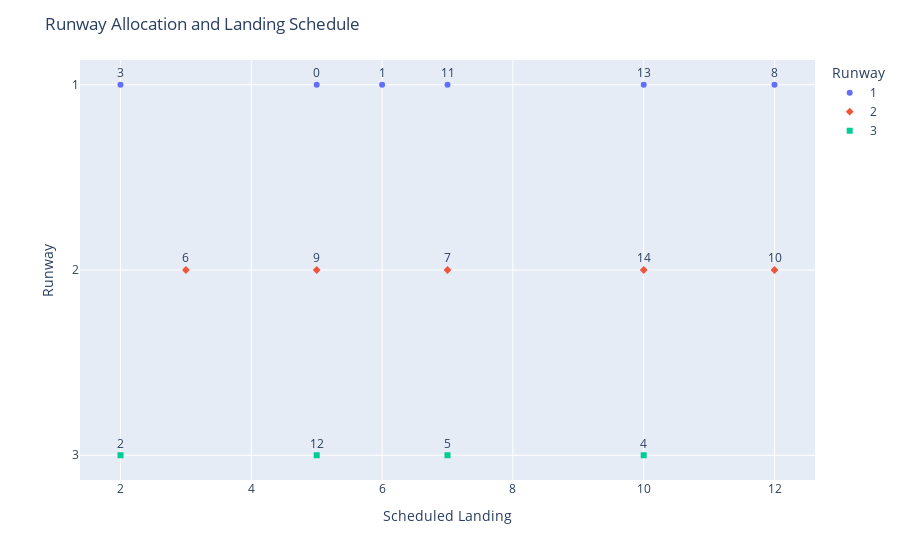

Here is the notebook cell this chart was saved with:
### Code cell
fig = px.scatter(results_df, x="Scheduled Landing", y="Runway", text="Aircraft ID",
                hover_data=list(results_df.columns), color="Runway", symbol="Runway")

fig.update_traces(textposition='top center')

fig.update_layout(
    title_text='Runway Allocation and Landing Schedule'
)

fig.show()

### Figure 1 — Plotly figure (JSON) as saved in the notebook; plotly's stock layout.template omitted (floating-point values rounded to 4 significant figures)
{"data": [{"customdata": [[0, 4], [1, 6], [3, 2], [8, 10], [11, 8], [13, 4]], "hovertemplate": "Runway=%{y}<br>Scheduled Landing=%{x}<br>Aircraft ID=%{customdata[0]}<br>Target Landing=%{customdata[1]}<extra></extra>", "legendgroup": "1", "marker": {"color": "#636efa", "symbol": "circle"}, "mode": "markers+text", "name": "1", "orientation": "h", "showlegend": true, "text": [0, 1, 3, 8, 11, 13], "textposition": "top center", "type": "scatter", "x": [5, 6, 2, 12, 7, 10], "xaxis": "x", "y": ["1", "1", "1", "1", "1", "1"], "yaxis": "y"}, {"customdata": [[6, 3], [7, 9], [9, 4], [10, 9], [14, 7]], "hovertemplate": "Runway=%{y}<br>Scheduled Landing=%{x}<br>Aircraft ID=%{customdata[0]}<br>Target Landing=%{customdata[1]}<extra></extra>", "legendgroup": "2", "marker": {"color": "#EF553B", "symbol": "diamond"}, "mode": "markers+text", "name": "2", "orientation": "h", "showlegend": true, "text": [6, 7, 9, 10, 14], "textposition": "top center", "type": "scatter", "x": [3, 7, 5, 12, 10], "xaxis": "x", "y": ["2", "2", "2", "2", "2"], "yaxis": "y"}, {"customdata": [[2, 2], [4, 3], [5, 5], [12, 4]], "hovertemplate": "Runway=%{y}<br>Scheduled Landing=%{x}<br>Aircraft ID=%{customdata[0]}<br>Target Landing=%{customdata[1]}<extra></extra>", "legendgroup": "3", "marker": {"color": "#00cc96", "symbol": "square"}, "mode": "markers+text", "name": "3", "orientation": "h", "showlegend": true, "text": [2, 4, 5, 12], "textposition": "top center", "type": "scatter", "x": [2, 10, 7, 5], "xaxis": "x", "y": ["3", "3", "3", "3"], "yaxis": "y"}], "layout": {"legend": {"title": {"text": "Runway"}, "tracegroupgap": 0}, "margin": {"t": 60}, "title": {"text": "Runway Allocation and Landing Schedule"}, "xaxis": {"anchor": "y", "domain": [0, 1], "title": {"text": "Scheduled Landing"}}, "yaxis": {"anchor": "x", "categoryarray": ["3", "2", "1"], "categoryorder": "array", "domain": [0, 1], "title": {"text": "Runway"}}}}
